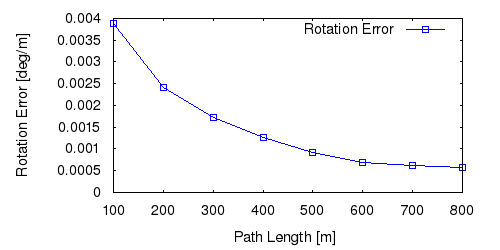

Write the gnuplot code that produced this figure.
set term postscript eps enhanced color
set output "16_rl.eps"
set size ratio 0.5
set yrange [0:*]
set xlabel "Path Length [m]"
set ylabel "Rotation Error [deg/m]"
plot "16_rl.txt" using 1:($2*57.3) title 'Rotation Error' lc rgb "#0000FF" pt 4 w linespoints
